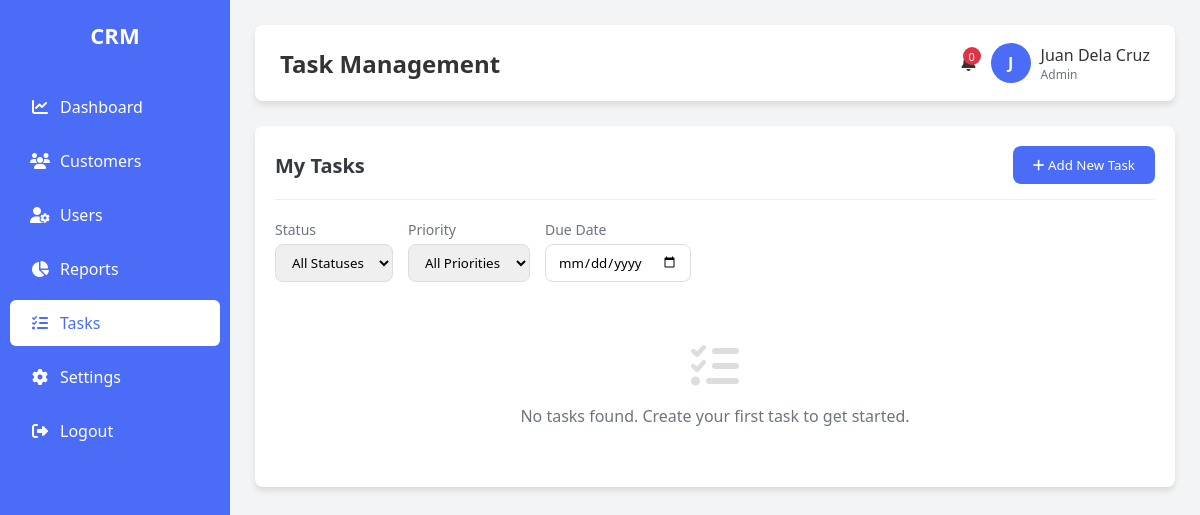
Before: /task.php (signed in) with the older database file.
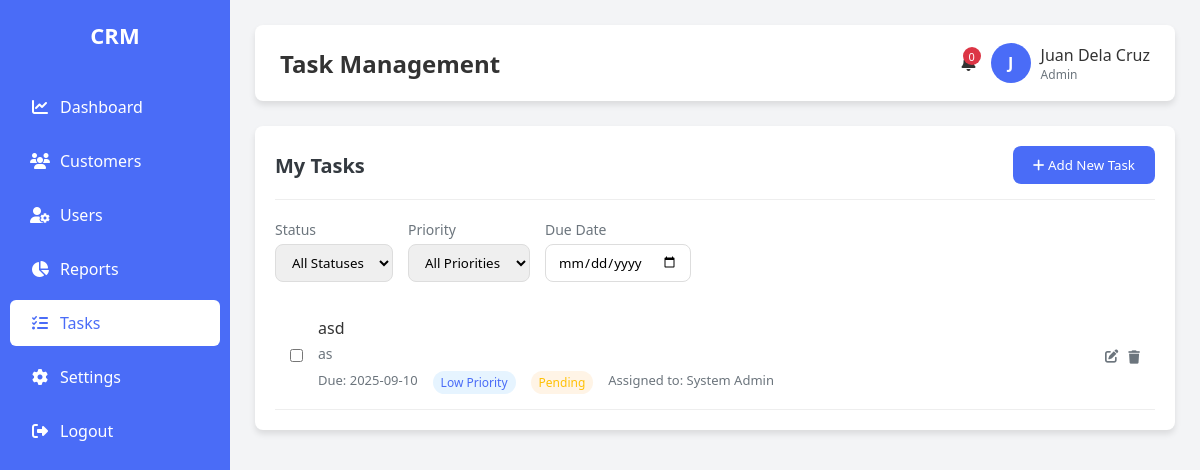
After: the same page with the newer database file.
### tables this page shows
CREATE TABLE `tasks` (
  `id` int(11) NOT NULL,
  `title` varchar(255) NOT NULL,
  `description` text DEFAULT NULL,
  `due_date` date NOT NULL,
  `priority` enum('low','medium','high') NOT NULL DEFAULT 'medium',
  `status` enum('pending','in-progress','completed') NOT NULL DEFAULT 'pending',
  `assigned_to` int(11) NOT NULL,
  `created_by` int(11) NOT NULL,
  `created_at` timestamp NOT NULL DEFAULT current_timestamp(),
  `updated_at` timestamp NOT NULL DEFAULT current_timestamp() ON UPDATE current_timestamp()
);

CREATE TABLE `users` (
  `id` int(11) NOT NULL,
  `name` varchar(100) NOT NULL,
  `email` varchar(100) NOT NULL,
  `password` varchar(255) NOT NULL,
  `role` enum('admin','user') DEFAULT 'user',
  `created_at` timestamp NOT NULL DEFAULT current_timestamp()
);

### functions.php (called while the page is built, shortened)
<?php
include 'config.php';
function getTasks($filters = []) {
    global $conn;
    $sql = "SELECT t.*, u.name as assigned_name, creator.name as created_by_name
            FROM tasks t
            JOIN users u ON t.assigned_to = u.id
            JOIN users creator ON t.created_by = creator.id
            WHERE 1=1";
    $sql .= " ORDER BY t.due_date ASC";
    $result = $conn->query($sql);
    $tasks = [];
    if ($result->num_rows > 0) {
        while($row = $result->fetch_assoc()) {
            $tasks[] = $row;
        }
    }
    return $tasks;
}
?>

### task.php (the view, shortened to what the changed rows need)
<?php
include 'config.php';
include 'functions.php';
$tasks = getTasks();
?>
<!DOCTYPE html>
<html lang="en">
<head>
    <link rel="stylesheet" href="https://cdnjs.cloudflare.com/ajax/libs/font-awesome/6.4.0/css/all.min.css">
    <link rel="stylesheet" href="task/task.css">
</head>
<body>
    <div class="sidebar">
        <h2>CRM</h2>
    </div>
    <div class="main-content">
        <div class="header">
            <h2>Task Management</h2>
        </div>
        <div class="card">
            <div class="card-header">
                <h2>My Tasks</h2>
            </div>
            <ul class="task-list" id="taskList">
                <?php if (!empty($tasks)): ?>
                    <?php foreach ($tasks as $task): ?>
                    <li class="task-item" data-id="<?php echo $task['id']; ?>">
                        <form method="POST" class="task-status-form">
                            <input type="checkbox" class="task-checkbox" name="status" value="completed" <?php echo $task['status'] === 'completed' ? 'checked' : ''; ?> onchange="this.form.submit()">
                        </form>
                        <div class="task-content">
                            <div class="task-title"><?php echo htmlspecialchars($task['title']); ?></div>
                            <div class="task-description"><?php echo htmlspecialchars($task['description'] ?? ''); ?></div>
                            <div class="task-meta">
                                <div>Due: <span class="due-date"><?php echo $task['due_date']; ?></span></div>
                                <div class="task-priority priority-<?php echo $task['priority']; ?>"><?php echo ucfirst($task['priority']); ?> Priority</div>
                                <div class="task-status status-<?php echo $task['status']; ?>"><?php echo ucfirst(str_replace('-', ' ', $task['status'])); ?></div>
                                <div>Assigned to: <?php echo htmlspecialchars($task['assigned_name']); ?></div>
                            </div>
                        </div>
                        <div class="task-actions">
                            <button title="Edit" onclick="editTask(<?php echo $task['id']; ?>)"><i class="fas fa-edit"></i></button>
                            <form method="POST" style="display:inline;">
                                <button type="submit" title="Delete" onclick="return confirm('Are you sure you want to delete this task?')"><i class="fas fa-trash"></i></button>
                            </form>
                        </div>
                    </li>
                    <?php endforeach; ?>
                <?php else: ?>
                    <div class="empty-state">
                        <i class="fas fa-tasks"></i>
                        <p>No tasks found. Create your first task to get started.</p>
                    </div>
                <?php endif; ?>
            </ul>
        </div>
    </div>
</body>
</html>

Changed rows visible on the page:
added tasks: title "asd", description "as", due_date "2025-09-10", priority "Low", status "Pending", assigned_to.name "System Admin"
Other visible differences:
text no longer shown: "No tasks found. Create your first task to get started."
